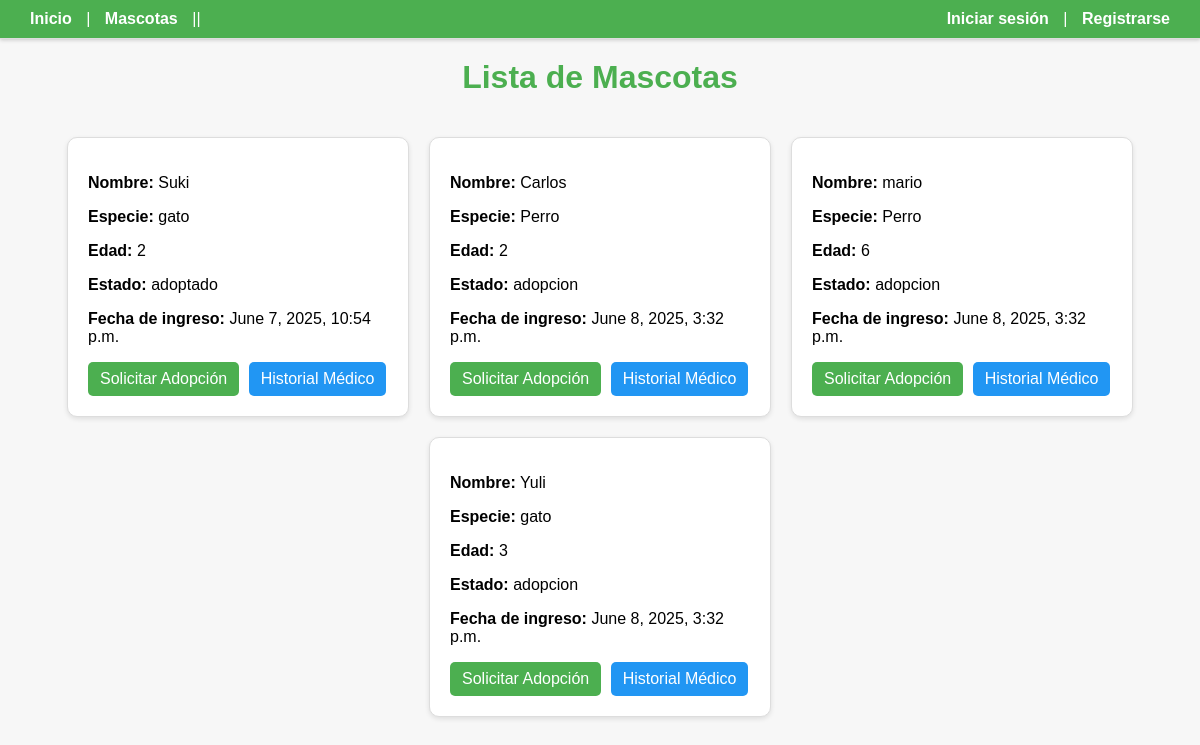
The page /listado_mascotas/ on the database its author committed.
### Mascota/models.py (models this page shows, shortened)
class Mascota(models.Model):
    ESTADO_CHOICES = [
        ('adopcion', 'Adopción'),
        ('adoptado', 'Adoptado'),
    ]
    id = models.IntegerField(primary_key=True)
    nombre = models.CharField(max_length=100)
    especie = models.CharField(max_length=50)
    edad = models.CharField(max_length=100)
    estado = models.CharField(max_length=10,
        choices=ESTADO_CHOICES,
        default='adopcion')
    fecha_ingreso = models.DateTimeField(auto_now_add=True)

### Mascota/views.py (the view)
# urls.py: path('listado_mascotas/', views.listado_mascota, name='listado_mascota'),
def listado_mascota(request):
    macotas = Mascota.objects.all()
    return render(request,'Mascota/listado_mascota.html', {'mascotas':macotas})

### Mascota/templates/Mascota/listado_mascota.html (shortened to what this page needs)
{% extends "pagina/base.html" %}
{% block content %}
    <h1 style="text-align: center; color: #4CAF50; margin-top: 20px;">Lista de Mascotas</h1>
    <div style="display: flex; flex-wrap: wrap; justify-content: center; gap: 20px; padding: 20px;">
    {% for mascota in mascotas %}
        <div style="background: white; border: 1px solid #ddd; border-radius: 10px; padding: 20px; width: 300px; box-shadow: 0 2px 5px rgba(0,0,0,0.1);">
            <p><strong>Nombre:</strong> {{ mascota.nombre }}</p>
            <p><strong>Especie:</strong> {{ mascota.especie }}</p>
            <p><strong>Edad:</strong> {{ mascota.edad }}</p>
            <p><strong>Estado:</strong> {{ mascota.estado }}</p>
            <p><strong>Fecha de ingreso:</strong> {{ mascota.fecha_ingreso }}</p>
            <div style="margin-top: 10px;">
                <a href="{% url 'solicitar_adopcion' mascota.id %}" style="display: inline-block; padding: 8px 12px; background-color: #4CAF50; color: white; text-decoration: none; border-radius: 5px; margin-right: 5px;">Solicitar Adopción</a>
                <a href="{% url 'mascota' mascota.id %}" style="display: inline-block; padding: 8px 12px; background-color: #2196F3; color: white; text-decoration: none; border-radius: 5px;">Historial Médico</a>
            </div>
        </div>
    {% endfor %}
    </div>
{% endblock %}

### pagina/templates/pagina/base.html (style rules this page uses)
body { font-family: Arial, sans-serif; margin: 0; padding: 0; background-color: #f7f7f7; }

### rows shown on the page
Mascota: nombre "Suki", especie "gato", edad "2", estado "adoptado", fecha_ingreso "June 7, 2025, 10:54 p.m."
Mascota: nombre "Carlos", especie "Perro", edad "2", estado "adopcion", fecha_ingreso "June 8, 2025, 3:32 p.m."
Mascota: nombre "mario", especie "Perro", edad "6", estado "adopcion", fecha_ingreso "June 8, 2025, 3:32 p.m."
Mascota: nombre "Yuli", especie "gato", edad "3", estado "adopcion", fecha_ingreso "June 8, 2025, 3:32 p.m."
